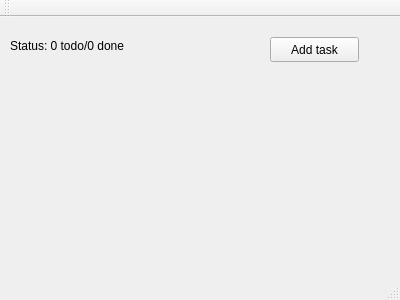
<?xml version="1.0" encoding="UTF-8"?>
<ui version="4.0">
 <class>MainWindow</class>
 <widget class="QMainWindow" name="MainWindow">
  <property name="geometry">
   <rect>
    <x>0</x>
    <y>0</y>
    <width>400</width>
    <height>300</height>
   </rect>
  </property>
  <property name="windowTitle">
   <string>MainWindow</string>
  </property>
  <widget class="QWidget" name="centralWidget">
   <widget class="QLabel" name="statusLabel">
    <property name="geometry">
     <rect>
      <x>10</x>
      <y>20</y>
      <width>151</width>
      <height>17</height>
     </rect>
    </property>
    <property name="text">
     <string>Status: 0 todo/0 done</string>
    </property>
   </widget>
   <widget class="QPushButton" name="addTaskButton">
    <property name="geometry">
     <rect>
      <x>270</x>
      <y>20</y>
      <width>89</width>
      <height>25</height>
     </rect>
    </property>
    <property name="text">
     <string>Add task</string>
    </property>
   </widget>
  </widget>
  <widget class="QMenuBar" name="menuBar">
   <property name="geometry">
    <rect>
     <x>0</x>
     <y>0</y>
     <width>400</width>
     <height>22</height>
    </rect>
   </property>
  </widget>
  <widget class="QToolBar" name="mainToolBar">
   <attribute name="toolBarArea">
    <enum>TopToolBarArea</enum>
   </attribute>
   <attribute name="toolBarBreak">
    <bool>false</bool>
   </attribute>
  </widget>
  <widget class="QStatusBar" name="statusBar"/>
 </widget>
 <layoutdefault spacing="6" margin="11"/>
 <resources/>
 <connections/>
</ui>
